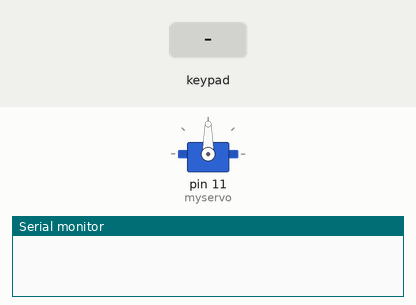
Bench run of a sketch on a simulated Arduino Uno, built with avr-gcc and run on an emulated ATmega328P. Parts: servo, the last lines printed to the serial monitor. The test bench sets the inputs (shaded band).

Above: at 1.2 s.
1.3 s: key '#' pressed
At 2.5 s:
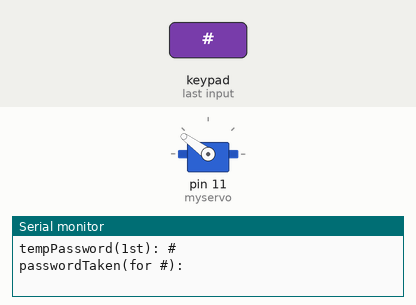
2.8 s: keypad keys 5 5 5 pressed 0.4 s apart
At 6.9 s:
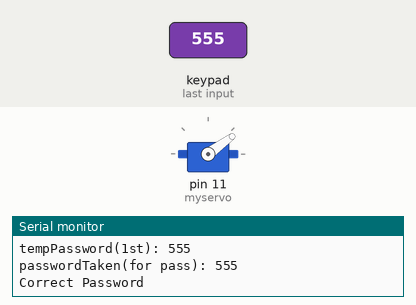
7.0 s: key '1' pressed
10.0 s: keypad keys 5 5 5 # pressed 0.4 s apart
14.3 s: key '*' pressed
15.8 s: keypad keys 9 8 7 6 * pressed 0.4 s apart
Timing chart, 0 to 18.8 s (numbered marks = the images above; inputs shaded):
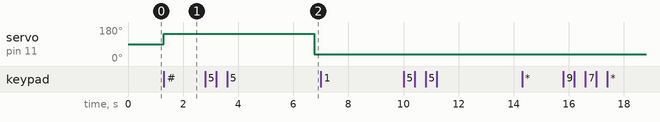

The sketch:

Keypad.ino
```cpp
// for servo wire connection
// brown-brown
// red-red
// orange-green

#include<Keypad.h>
#include <Servo.h>

const byte ROWS = 4;
const byte COLS = 3;
String passwordGiven = "555";
String passwordTaken = "";
int passwordLength = 3;
int count = 0;
int pos = 0; //Servi Position
bool doorLocked = false;
String tempPassword = "";

// Array to represent keys on keypad
char hexaKeys[ROWS][COLS] = {
  {'1', '2', '3'},
  {'4', '5', '6'},
  {'7', '8', '9'},
  {'*', '0', '#'}
};

// Connection to Arduino
byte rowPins[ROWS] = {9, 8, 7, 6};
byte colPins[COLS] = {5, 4, 3};

// Create keypad object
Keypad customKeypad = Keypad(makeKeymap(hexaKeys), rowPins, colPins, ROWS, COLS);
Servo myservo;

void setup() {
  // put your setup code here, to run once:
  Serial.begin(9600);
  myservo.attach(11);

}

void loop() {
  // put your main code here, to run repeatedly:
  char customKey = customKeypad.getKey();
  if (customKey) {
    tempPassword = tempPassword + customKey;
    Serial.println("tempPassword(1st): " + tempPassword);
  }

  if (tempPassword == "*") {
      passwordGiven = "";
      int count2 = 0;
        while(passwordLength != count2) {
          char newCustomKey = customKeypad.getKey();
          Serial.println("newcustomkey: " + newCustomKey);
          count2++;
          if (newCustomKey) {
            passwordTaken = passwordTaken + newCustomKey;
            Serial.println("passwordTaken: " + passwordTaken);
            delay(100);
          }
      }
      passwordGiven = passwordTaken;
      delay(5000);
    }

  if (tempPassword == "#") {

//    for (pos = 0; pos <= 180; pos += 1) { // goes from 0 degrees to 180 degrees
//      // in steps of 1 degree
//      myservo.write(pos);              // tell servo to go to position in variable 'pos'
//      delay(15);                       // waits 15 ms for the servo to reach the position
//    }
    //myservo.writeMicroseconds(2200);
    myservo.writeMicroseconds(2030);
    tempPassword = "";
    passwordTaken = "";
    Serial.println("passwordTaken(for #): " + passwordTaken);
    delay(5000);
  }

  else {
    if (customKey) {
      passwordTaken = passwordTaken + customKey;
      Serial.println("passwordTaken(for pass): " + passwordTaken);
      count++;
      delay(100);
    }

    if (count == passwordLength) {
      if (passwordGiven == passwordTaken) {
        Serial.println("Correct Password");

//        for (pos = 180; pos >= 0; pos -= 1) { // goes from 180 degrees to 0 degrees
//          myservo.write(pos);              // tell servo to go to position in variable 'pos'
//          delay(15);                     // waits 15 ms for the servo to reach the position
//        }

        //myservo.writeMicroseconds(600);
        myservo.writeMicroseconds(920);
        delay(5000);

        tempPassword = "";
        count = 0;
        passwordTaken  = "";
        delay(100);
      }
      else {
        Serial.println("Incorrect Password");
        tempPassword = "";
        count = 0;
        passwordTaken = "";
        delay(100);
      }
      delay(100);
    }
  }

}
```

Measured:
- after the input at 1.3 s, servo on pin 11 (myservo): 90° → 144° at once
- after the input at 2.8 s, servo on pin 11 (myservo): 144° → 36° after 4.0 s
- after the input at 7.0 s, every drawn part: stays the same
